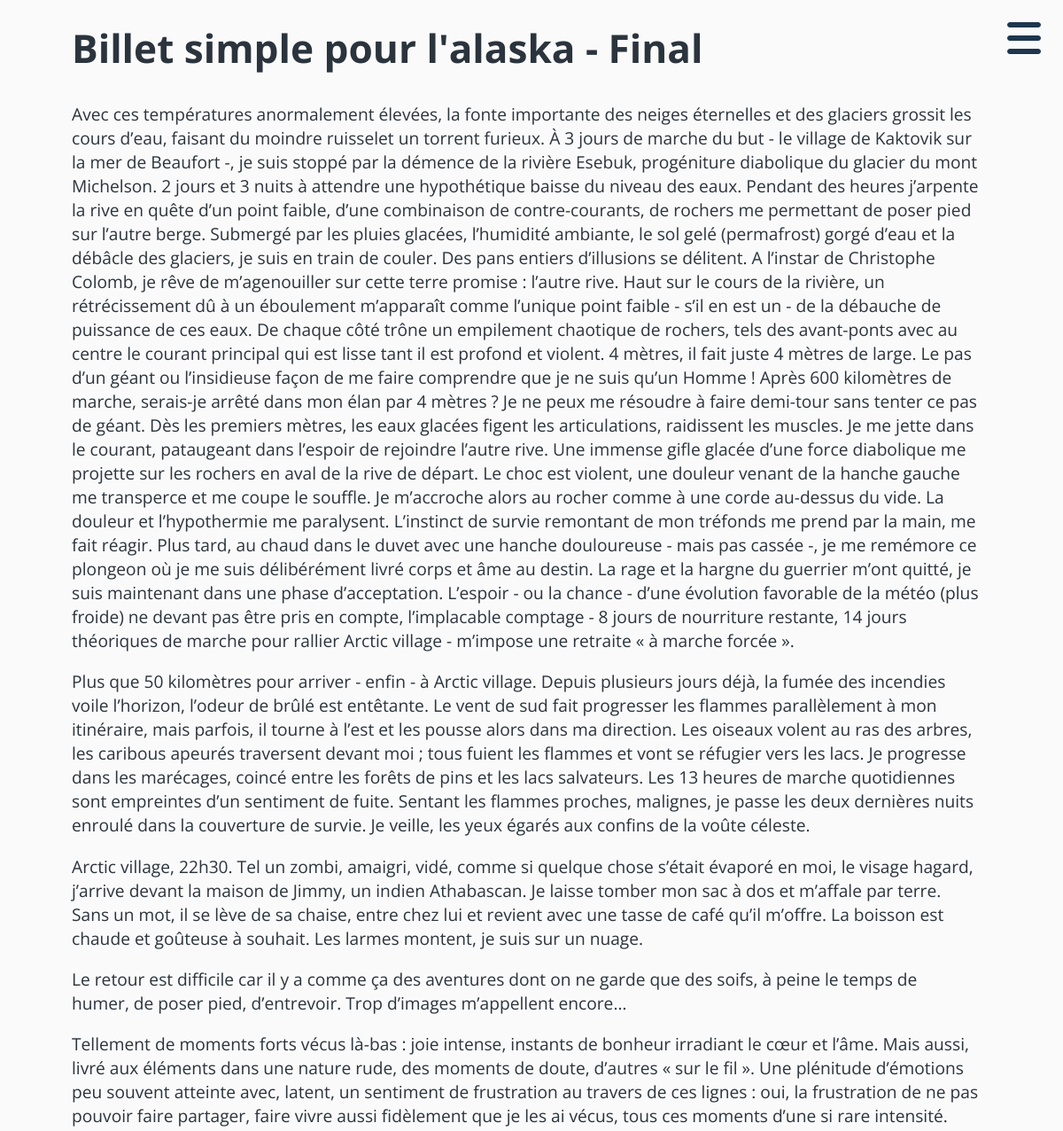
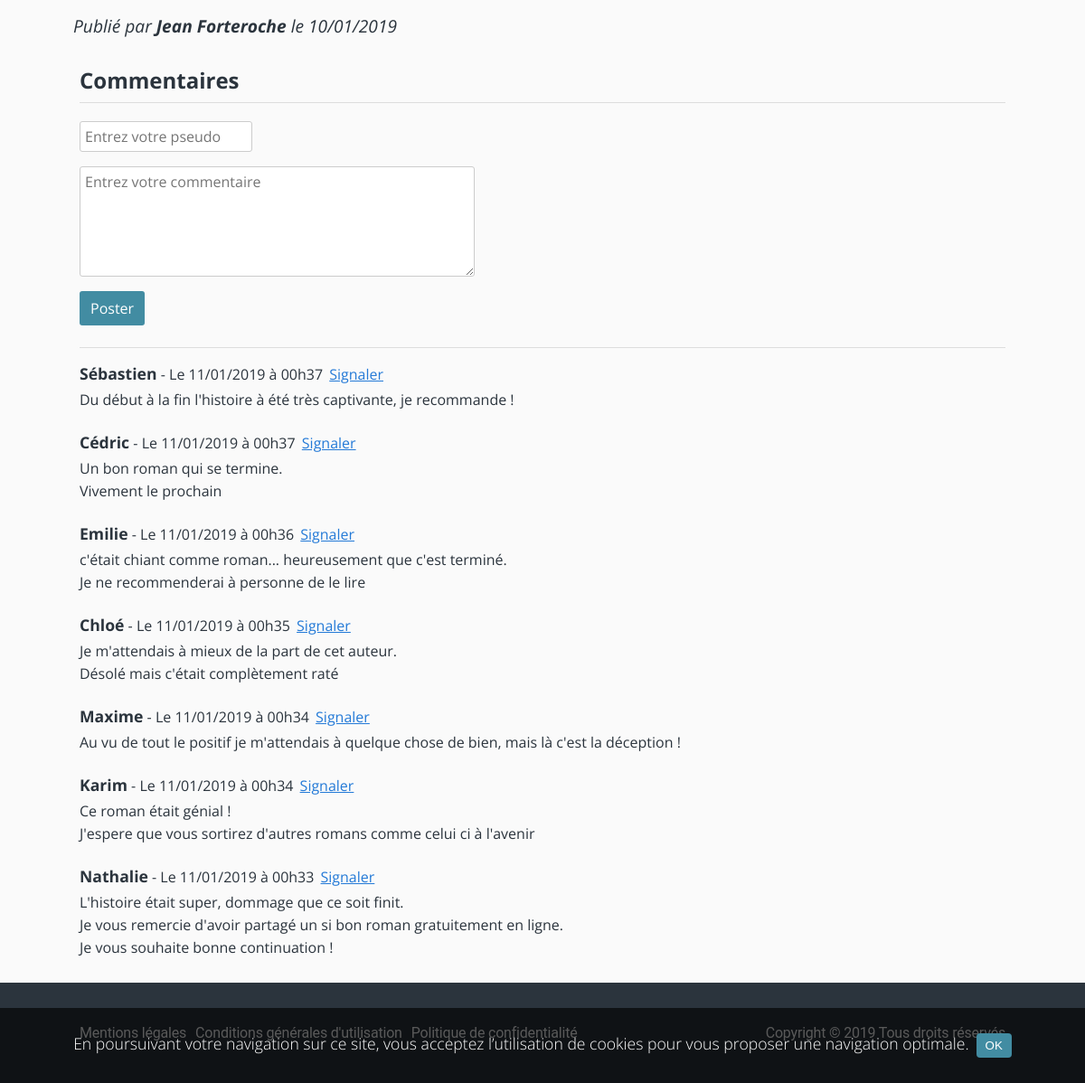
The app's page /index.php?action=viewPost&id=50 with its own data (2 pictures, top to bottom).
### tables this page shows
CREATE TABLE IF NOT EXISTS `posts` (
  `id` int(11) NOT NULL AUTO_INCREMENT,
  `title` text NOT NULL,
  `content` text NOT NULL,
  `author_id` int(11) NOT NULL,
  `creation_date` timestamp NOT NULL DEFAULT CURRENT_TIMESTAMP,
  PRIMARY KEY (`id`)
);

CREATE TABLE IF NOT EXISTS `users` (
  `id` int(11) NOT NULL AUTO_INCREMENT,
  `user_pseudo` varchar(100) NOT NULL,
  `user_login` varchar(50) NOT NULL,
  `user_password` varchar(255) NOT NULL,
  PRIMARY KEY (`id`)
);

CREATE TABLE IF NOT EXISTS `comments` (
  `id` int(11) NOT NULL AUTO_INCREMENT,
  `content` text NOT NULL,
  `author` varchar(100) NOT NULL,
  `post_id` int(11) NOT NULL,
  `nb_reports` int(11) NOT NULL DEFAULT '0',
  `creation_date` timestamp NOT NULL DEFAULT CURRENT_TIMESTAMP,
  PRIMARY KEY (`id`)
);

### index.php (called while the page is built, shortened)
<?php
require_once "Autoloader.php";
$namespace = '\ClementPatigny\Controller\\';
if (isset($_GET['action']) && !empty($_GET['action'])) {
    $action = $_GET['action'];
} else {
    $action = 'listPosts';
    $controller = $namespace . 'PostsController';
}
$controller = new $controller();
$controller->$action();

### model/PostsManager.php (called while the page is built, shortened)
<?php
class PostsManager extends Manager {
    public function getPost($postId) {
        $db = $this->connectDb();
        $q = $db->prepare("SELECT posts.*, user_pseudo FROM posts INNER JOIN users ON posts.author_id = users.id WHERE posts.id = ?");
        $q->execute([$postId]);
        $post = $q->fetch();
        $commentsManager = new CommentsManager();
        $nbComments = $commentsManager->getNbPostComments($postId);
        $postFeatures = [
            'content' => $post['content'],
            'title' => $post['title'],
            'nbComments' => $nbComments['nb_comments'],
            'id' => $post['id'],
            'author' => $post['user_pseudo'],
            'creationDate' => $post['creation_date']
        ];
        $postObj = new Post($postFeatures);
        return $postObj;
    }
}

### Autoloader.php (called while the page is built, shortened)
<?php
class Autoloader {
    static function autoload($class) {
        $class = str_replace('ClementPatigny\\', '', $class);
        $class = str_replace('\\', '/', $class);
        $class = lcfirst($class) . '.php';
    }
}

### model/CommentsManager.php (called while the page is built, shortened)
<?php
class CommentsManager extends Manager {
    public function getPostComments($postId, $orderBy) {
        $db = $this->connectDb();
        if ($orderBy == 'date') {
            $q = $db->prepare('SELECT * FROM comments WHERE post_id = ? ORDER BY creation_date DESC');
        } else {
            $q = $db->prepare('SELECT * FROM comments WHERE post_id = ? ORDER BY nb_reports DESC');
        }
        $q->execute([$postId]);
        $comments = [];
        while ($comment = $q->fetch()) {
            $commentFeatures = [
                'content' => $comment['content'],
                'author' => $comment['author'],
                'id' => $comment['id'],
                'nbReports' => $comment['nb_reports'],
                'creationDate' => $comment['creation_date']
            ];
            $comments[] = new Comment($commentFeatures);
        }
        return $comments;
    }
    public function getNbPostComments($postId) {
        $db = $this->connectDb();
        $q = $db->prepare('SELECT COUNT(*) AS nb_comments FROM comments WHERE post_id = ?');
        $q->execute([$postId]);
        $nbComments = $q->fetch();
        return $nbComments;
    }
}

### model/Post.php (called while the page is built, shortened)
<?php
class Post {
    private $_title;
    private $_content;
    private $_creationDate;
    private $_author;
    public function hydrate($post) {
        foreach($post as $key => $value) {
            $setter = 'set' . ucfirst($key);
        }
    }
    public function setContent($content) {
        if (is_string($content)) {
            $this->_content = $content;
        }
    }
    public function setTitle($title) {
        if (is_string($title)) {
            $this->_title = $title;
        }
    }
    public function setAuthor($author) {
        if (is_string($author)) {
            $this->_author = $author;
        }
    }
    public function setCreationDate($creationDate) {
        $this->_creationDate = new \datetime($creationDate);
    }
    public function getContent() {
        return $this->_content;
    }
    public function getTitle() {
        return $this->_title;
    }
    public function getAuthor() {
        return $this->_author;
    }
    public function getCreationDate($format) {
        return $this->_creationDate->format($format);
    }
}

### model/Comment.php (called while the page is built, shortened)
<?php
class Comment {
    private $_author;
    private $_content;
    private $_id;
    private $_creationDate;
    public function hydrate($comment) {
        foreach($comment as $key => $value) {
            $setter = 'set' . ucfirst($key);
        }
    }
    public function setAuthor($author) {
        $this->_author = $author;
    }
    public function setContent($content) {
        $this->_content = $content;
    }
    public function setId($id) {
        $this->_id = $id;
    }
    public function setCreationDate($creationDate) {
        $this->_creationDate = new \datetime($creationDate);
    }
    public function getAuthor() {
        return htmlspecialchars($this->_author);
    }
    public function getContent() {
        return $this->_content;
    }
    public function getId() {
        return $this->_id;
    }
    public function getCreationDate($format) {
        return $this->_creationDate->format($format);
    }
}

### view/comments.php (the view, shortened to what this page needs)
<section id="comments" class="center">
    <h2>Commentaires</h2>
    <form id="newComment" method="post" action="index.php?action=addComment">
        <p>
            <input id="pseudo" type="text" name="pseudo" placeholder="Entrez votre pseudo" maxlength="100" required>
        </p>
        <p>
            <textarea name="comment" cols="50" rows="5" placeholder="Entrez votre commentaire" required></textarea>
        </p>
        <p>
            <input type="submit" value="Poster">
        </p>
    </form>
    <?php foreach($comments as $comment): ?>
        <div class="comment">
            <p>
                <b><?= $comment->getAuthor() ?></b>
                <span>-</span>
                <span class="date">Le <?= $comment->getCreationDate('d/m/Y') . ' à ' . $comment->getCreationDate('H\hi')?></span>
                <a href="index.php?action=reportComment&commentId=<?= $comment->getId() ?>" class="report">Signaler</a>
            </p>
            <div><?= $comment->getContent() ?></div>
        </div>
    <?php endforeach; ?>
</section>

### controller/AppController.php (shortened to what this page needs)
<?php
class AppController {
    public function render(array $views, $variables = []) {
        extract($variables);
        foreach($views as $view) {
            require_once 'view/' . $view . '.php';
        }
        require_once "view/template.php";
    }
}

### view/post.php (shortened to what this page needs)
<article id="post" class="center">
    <h1><?= $post->getTitle() ?></h1>
    <div><?= $post->getContent() ?></div>
    <div class="italic">
        <span>Publié par</span> <strong><?= $post->getAuthor() ?></strong>
        le <time datetime="<?= $post->getCreationDate('Y-m-d') ?>"><?= $post->getCreationDate('d/m/Y') ?></time>
    </div>
</article>

### public/css/style.css (style rules this page uses)
:root { --arrow-width: 25px; --roboto: 'Roboto', sans-serif; --open-sans: 'Open Sans', sans-serif; }
body { margin: 0; font-family: var(--open-sans); color: #2b343d; }
.italic { font-style: italic; }
a { color: #007bff; }
.center { margin: 0 auto; max-width: 1024px; }
textarea, input { font-family: var(--open-sans); font-size: 1em; border-radius: 3px; border: 1px solid #ccc; outline: none; color: #2b343d; padding: 5px; }
input[type="submit"] { background-color: #428ca2; color: #fff; padding: 8px 12px; border: none; cursor: pointer; transition-duration: 0.5s; }

### public/css/post.css (style rules this page uses)
body { background-color: #fafafa; }
.report { color: #247ad7; margin-left: 3px; }
.comment { max-width: 750px; padding-bottom: 8px; }
.comment p:first-child { margin-bottom: 0; }
.comment div { font-family: var(--open-sans); font-size: 1em; margin: 6px 0 0 0; }
.comment div p { margin: 3px 0; }
.comment div p:last-child { margin-bottom: 0; }
.comment b { font-size: 1.1em; }
.date { font-size: 1em; }
#post h1 { font-size: 2.3em; margin-top: 0; line-height: 1.1; }
#post .italic { margin-top: 15px; }
#post { font-size: 1.2em; padding: 30px 64px 10px 50px; }
section#comments { padding: 0 50px 20px 50px; }
section#comments h2 { border-bottom: 1px solid #ddd; font-size: 1.5em; padding-bottom: 8px; }
#newComment { padding-bottom: 8px; border-bottom: 1px solid #ddd; }
#newComment textarea { vertical-align: bottom; }
#newComment input[type="submit"] { background-color: #428ca2; color: #fff; padding: 8px 12px; border: none; cursor: pointer; transition-duration: 0.5s; }

### records on screen
posts: title "Billet simple pour l'alaska - Final", content "Avec ces températures anormalement élevées, la fonte importante des neiges éternelles et des glaciers grossit les cours d’eau, faisant du moindre ruisselet un torrent furieux. À 3 jours de marche du but - le village de Kaktovik sur la mer de Beaufort -, je suis stoppé par la démence de la rivière Esebuk, progéniture diabolique du glacier du mont Michelson. 2 jours et 3 nuits à attendre une hypothétique baisse du niveau des eaux. Pendant des heures j’arpente la rive en quête d’un point faible, d’une combinaison de contre-courants, de rochers me permettant de poser pied sur l’autre berge. Submergé par les pluies glacées, l’humidité ambiante, le sol gelé (permafrost) gorgé d’eau et la débâcle…", author.user_pseudo "Jean Forteroche", creation_date "10/01/2019"
comments: author "Sébastien", creation_date "11/01/2019", creation_date "00h37", content "Du début à la fin l'histoire à été très captivante, je recommande !"
comments: author "Cédric", creation_date "11/01/2019", creation_date "00h37", content "Un bon roman qui se termine. Vivement le prochain"
comments: author "Emilie", creation_date "11/01/2019", creation_date "00h36", content "c'était chiant comme roman... heureusement que c'est terminé. Je ne recommenderai à personne de le lire"
comments: author "Chloé", creation_date "11/01/2019", creation_date "00h35", content "Je m'attendais à mieux de la part de cet auteur. Désolé mais c'était complètement raté"
comments: author "Maxime", creation_date "11/01/2019", creation_date "00h34", content "Au vu de tout le positif je m'attendais à quelque chose de bien, mais là c'est la déception !"
comments: author "Karim", creation_date "11/01/2019", creation_date "00h34", content "Ce roman était génial ! J'espere que vous sortirez d'autres romans comme celui ci à l'avenir"
comments: author "Nathalie", creation_date "11/01/2019", creation_date "00h33", content "L'histoire était super, dommage que ce soit finit. Je vous remercie d'avoir partagé un si bon roman gratuitement en ligne. Je vous souhaite bonne continuation !"
